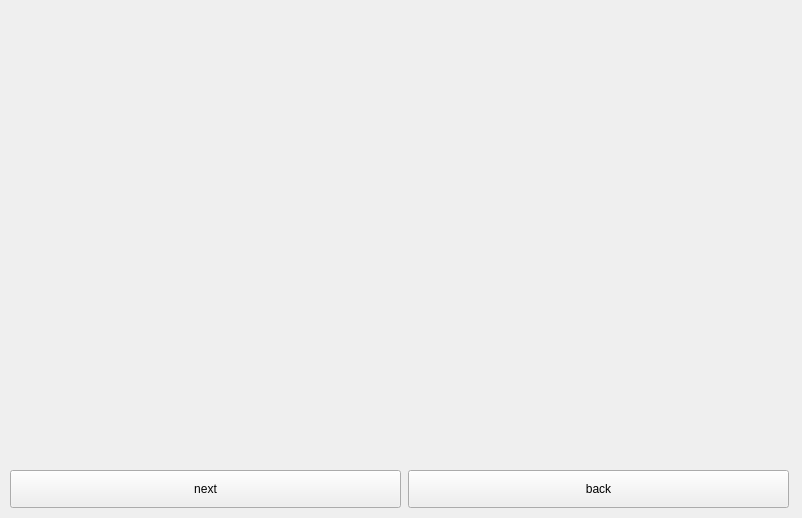
<?xml version="1.0" encoding="UTF-8"?>
<ui version="4.0">
 <class>MainWindow</class>
 <widget class="QMainWindow" name="MainWindow">
  <property name="geometry">
   <rect>
    <x>0</x>
    <y>0</y>
    <width>802</width>
    <height>518</height>
   </rect>
  </property>
  <property name="windowTitle">
   <string>MainWindow</string>
  </property>
  <widget class="QWidget" name="centralwidget">
   <widget class="QLabel" name="photo">
    <property name="geometry">
     <rect>
      <x>10</x>
      <y>10</y>
      <width>781</width>
      <height>451</height>
     </rect>
    </property>
    <property name="text">
     <string/>
    </property>
    <property name="pixmap">
     <pixmap>../../../../Downloads/wall-2/1366*768/theres-no-place-like-localhost-51-1366x768.jpg</pixmap>
    </property>
    <property name="scaledContents">
     <bool>true</bool>
    </property>
   </widget>
   <widget class="QPushButton" name="next_button">
    <property name="geometry">
     <rect>
      <x>10</x>
      <y>470</y>
      <width>391</width>
      <height>38</height>
     </rect>
    </property>
    <property name="text">
     <string>next</string>
    </property>
   </widget>
   <widget class="QPushButton" name="back_Button">
    <property name="geometry">
     <rect>
      <x>408</x>
      <y>470</y>
      <width>381</width>
      <height>38</height>
     </rect>
    </property>
    <property name="text">
     <string>back</string>
    </property>
   </widget>
  </widget>
 </widget>
 <resources/>
 <connections/>
</ui>
